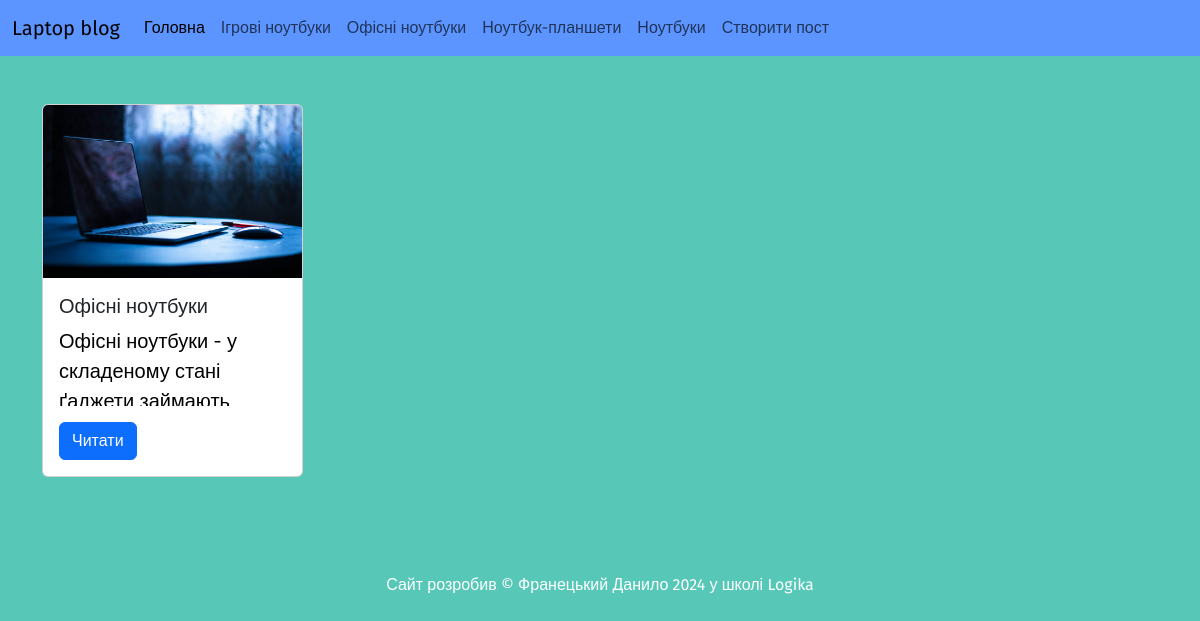
Before: /category/2 with the older database file.
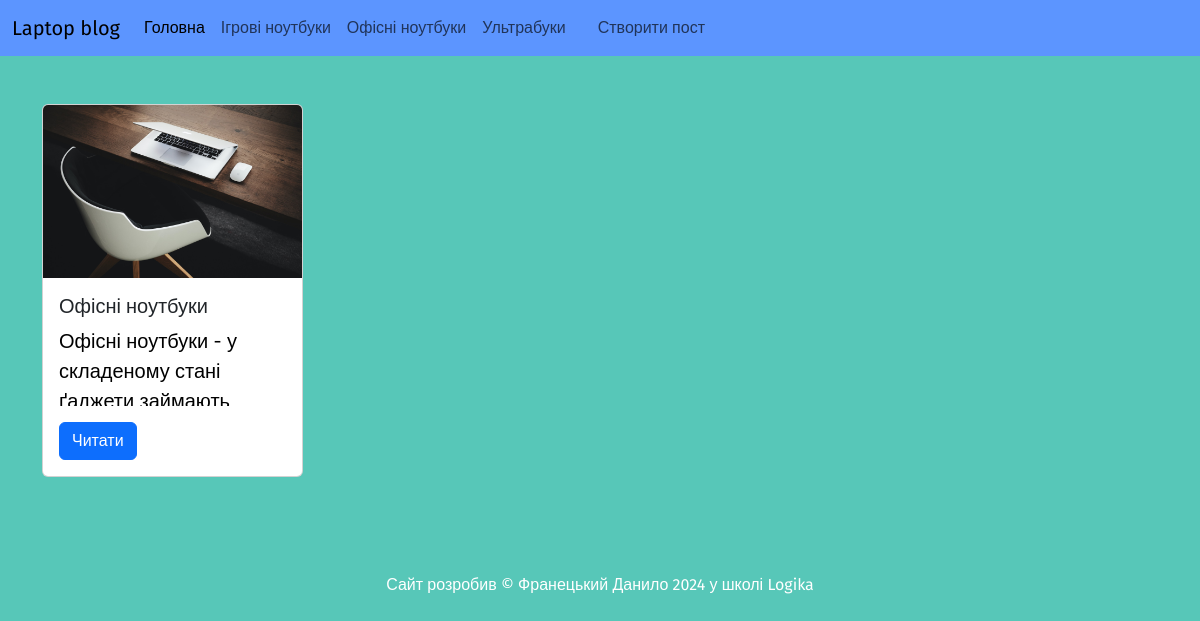
After: the same page with the newer database file.
### tables this page shows
CREATE TABLE "categories" (
	"id"	INTEGER,
	"title"	TEXT NOT NULL,
	PRIMARY KEY("id" AUTOINCREMENT)
);

CREATE TABLE "posts" (
	"id"	INTEGER,
	"category_id"	INTEGER,
	"title"	TEXT NOT NULL,
	"text"	TEXT,
	"image"	TEXT,
	"created"	TEXT DEFAULT CURRENT_TIMESTAMP,
	FOREIGN KEY("category_id") REFERENCES "categories"("id"),
	PRIMARY KEY("id" AUTOINCREMENT)
);

### app.py (the view)
@app.route("/category/<category_id>")
def posts_by_category(category_id):
    categories = db.get_all_categories()
    posts = db.get_posts_by_category(int(category_id))
    return render_template("category.html", categories = categories, posts = posts)

### sql_queries.py (called while the page is built)
    def open(self):
        self.conn = sqlite3.connect(self.dbname)
        self.cursor = self.conn.cursor() #створюєм курсор

    def close(self):
        self.cursor.close()
        self.conn.close()

    def get_posts_by_category(self, category_id):
        self.open()
        self.cursor.execute("SELECT * FROM posts WHERE category_id = ?", [category_id])
        data = self.cursor.fetchall()
        self.close()
        return data

    def get_all_categories(self):
        self.open()
        self.cursor.execute("SELECT * FROM categories")
        data = self.cursor.fetchall()
        self.close()
        return data

### templates/category.html
{% extends 'base.html' %}
{% block content %}
<div class="container my-5">
  <div class = "row row-cols-1 row-cols-md-2 row-cols-lg-3 row-cols-xl-4 g-4">
    {% for post in posts %}
      <div class = "col">
        {% include 'post_card.html' %}
      </div>
    {% endfor %}
  </div>
</div>
{% endblock content %}

### templates/menu.html (shortened to what this page needs)
<nav class="navbar navbar-expand-lg"  style="background-color: rgb(92, 149, 255);">
    <div class="container-fluid">
      <a class="navbar-brand" href="#">Laptop blog</a>
      <div class="collapse navbar-collapse" id="navbarSupportedContent">
        <ul class="navbar-nav me-auto mb-2 mb-lg-0">
          <li class="nav-item">
            <a class="nav-link active" aria-current="page" href="{{ url_for('index') }}">Головна</a>
          </li>
          {% for category in categories %}
            <li class="nav-item">
              <a class="nav-link" href="{{ url_for('posts_by_category', category_id = category[0]) }}">{{category[1]}}</a>
            </li>
          {% endfor %}
          <li class="nav-item">
            <a class="nav-link" aria-current="page" href="{{ url_for('newpost')}}">Створити пост</a>
          </li>
      </div>
    </div>
  </nav>

### templates/post_card.html
<div class="card h-100" style="max-width: 25rem;">
  {% if post[4] %}
  <img src="{{ url_for('static', filename='img/'+post[4]) }}" class="card-img-top" alt="...">
  {% else %}
  <img src="{{ url_for('static', filename='img/1p.jpg') }}" class="card-img-top" alt="...">
  {% endif %}
  <div class="card-body">
    <h5 class="card-title">{{post[2]}}</h5>
    <p class="card-text overflow-y-hidden" style="height: 5rem;">{{post[3]}}</p>
    <a href="{{ url_for('post', post_id = post[0]) }}" class="btn btn-primary">Читати</a>
  </div>
</div>

Changed rows visible on the page:
no longer on this page (row edited): categories: title "Ноутбуки"
changed categories: title "Ноутбук-планшети" → "Ультрабуки"
changed posts "Офісні ноутбуки": image: picture added
